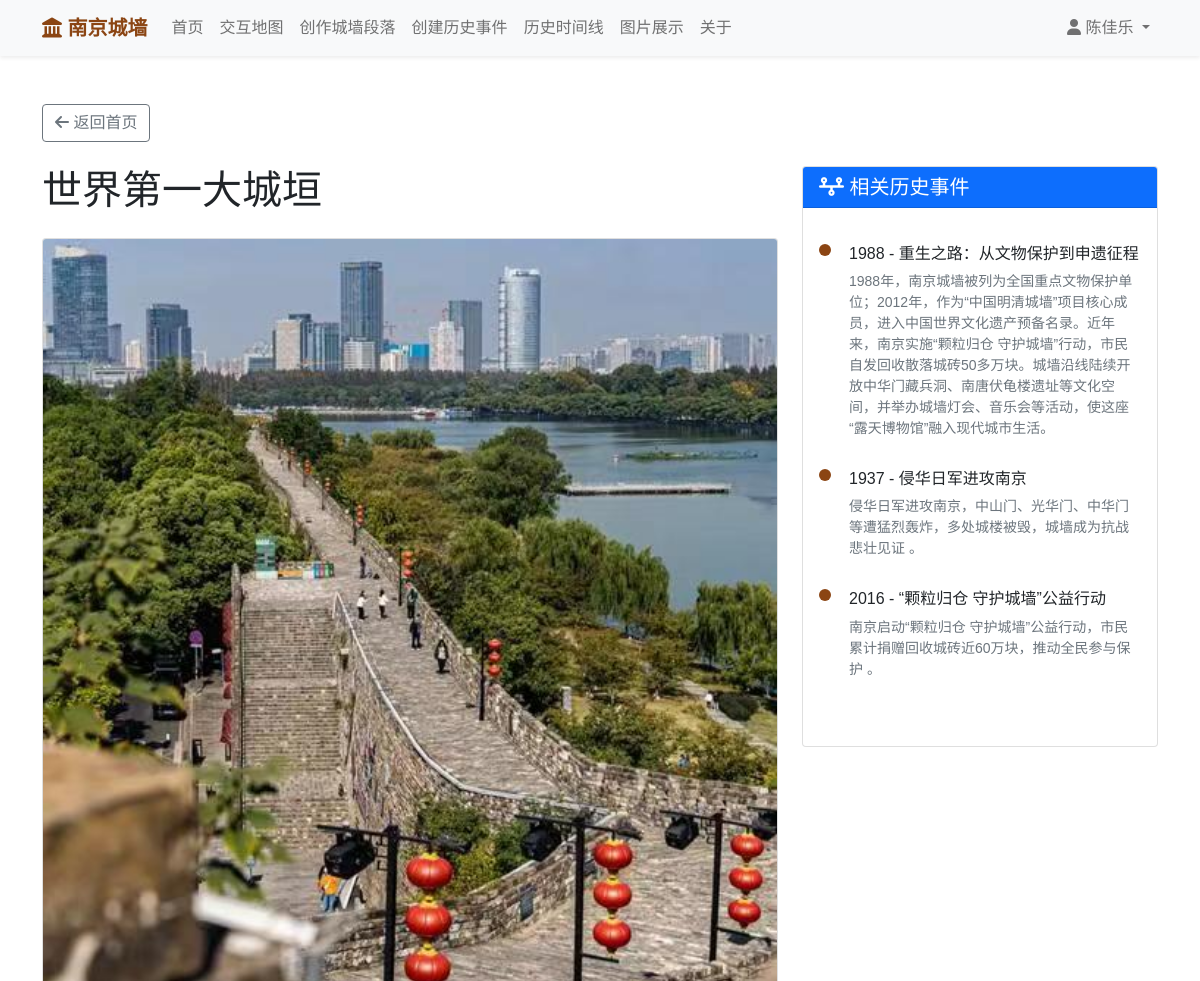
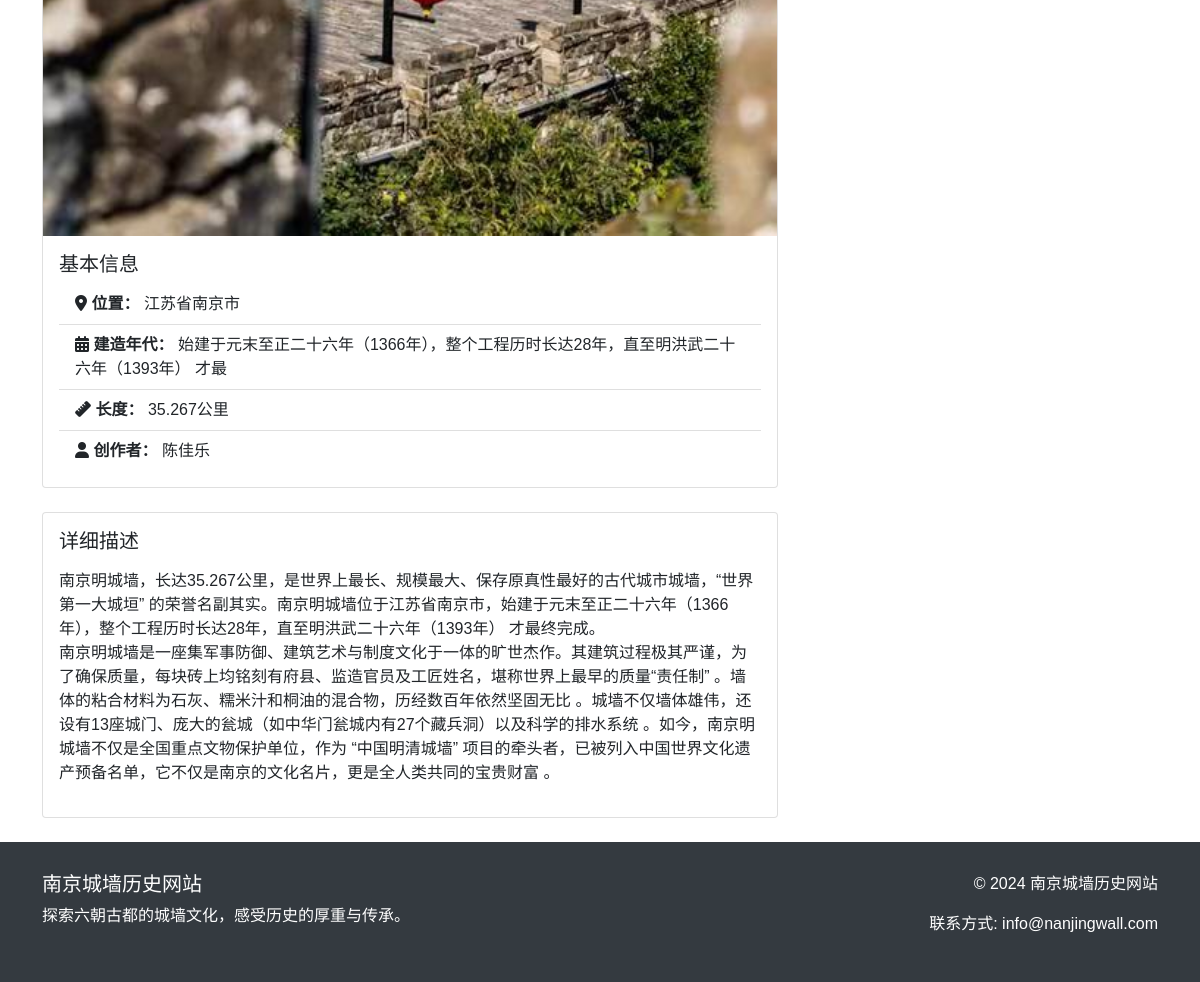
The app's page /section/8/ (signed in) with its own data (2 pictures, top to bottom).
### wall_app/models.py (models this page shows, shortened)
class WallSection(models.Model):
    user = models.ForeignKey(User, on_delete=models.CASCADE, verbose_name="贡献者", null=True, blank=True)
    name = models.CharField(max_length=100, verbose_name="段落名称")
    location = models.CharField(max_length=200, verbose_name="地理位置")
    built_year = models.CharField(max_length=50, verbose_name="建造年代")
    length = models.CharField(max_length=50, verbose_name="长度")
    description = models.TextField(verbose_name="详细描述")
    event = models.TextField(verbose_name="相关历史事件", null=True, blank=True)
    image = models.ImageField(upload_to='static/', verbose_name="图片", blank=True)
    created_at = models.DateTimeField(auto_now_add=True, verbose_name="创建时间")
    objects = models.Manager()  # 默认管理器
    class Meta:
        verbose_name = "城墙段落"
        verbose_name_plural = "城墙段落"

class HistoricalEvent(models.Model):
    title = models.CharField(max_length=200, verbose_name="事件标题")
    year = models.CharField(max_length=20, verbose_name="发生年份")
    description = models.TextField(verbose_name="事件描述")
    wall_section = models.ForeignKey(WallSection, on_delete=models.CASCADE,
                                     related_name='events', verbose_name="相关城墙段落")
    objects = models.Manager()  # 默认管理器
    class Meta:
        verbose_name = "历史事件"
        verbose_name_plural = "历史事件"

### wall_app/views.py (the view)
# urls.py: path('section/<int:section_id>/', views.section_detail, name='section_detail'),
def section_detail(request, section_id):
    section = WallSection.objects.get(id=section_id)
    events = HistoricalEvent.objects.filter(wall_section=section)
    return render(request, 'section_detail.html', {
        'section': section,
        'events': events
    })

### templates/section_detail.html (shortened to what this page needs)
{% extends 'base.html' %}
{% block content %}
<div class="container mt-5">
    <a href="{% url 'home' %}" class="btn btn-outline-secondary mb-4">
        <i class="fas fa-arrow-left"></i> 返回首页
    </a>
    <div class="row">
        <div class="col-md-8">
            <h1 class="mb-4">{{ section.name }}</h1>
            <div class="card mb-4">
                {% if section.image %}
                <img src="{{ section.image.url }}" class="card-img-top" alt="{{ section.name }}">
                {% endif %}
                <div class="card-body">
                    <h5 class="card-title">基本信息</h5>
                    <ul class="list-group list-group-flush">
                        <li class="list-group-item">
                            <strong><i class="fas fa-map-marker-alt"></i> 位置：</strong> {{ section.location }}
                        </li>
                        <li class="list-group-item">
                            <strong><i class="fas fa-calendar-alt"></i> 建造年代：</strong> {{ section.built_year }}
                        </li>
                        <li class="list-group-item">
                            <strong><i class="fas fa-ruler"></i> 长度：</strong> {{ section.length }}
                        </li>
                        <li class="list-group-item">
                            <strong><i class="fas fa-user"></i> 创作者：</strong> {{ section.user }}
                        </li>
                    </ul>
                </div>
            </div>
            <div class="card mb-4">
                <div class="card-body">
                    <h5 class="card-title">详细描述</h5>
                    <p class="card-text">{{ section.description|linebreaks }}</p>
                </div>
            </div>
        </div>
        <div class="col-md-4">
            <div class="card">
                <div class="card-header bg-primary text-white">
                    <h5 class="mb-0"><i class="fas fa-timeline"></i> 相关历史事件</h5>
                </div>
                <div class="card-body">
                    <div class="timeline">
                        {% for event in events %}
                        <div class="timeline-item">
                            <h6>{{ event.year }} - {{ event.title }}</h6>
                            <p class="text-muted small">{{ event.description }}</p>
                        </div>
                        {% empty %}
                        <p class="text-muted">暂无相关历史事件。</p>
                        {% endfor %}
                    </div>
                </div>
            </div>
        </div>
    </div>
</div>
{% endblock %}

### templates/base.html (shortened to what this page needs)
<!DOCTYPE html>
<html lang="zh-CN">
<head>
    <link href="https://cdn.jsdelivr.net/npm/bootstrap@5.1.3/dist/css/bootstrap.min.css" rel="stylesheet">
    <link rel="stylesheet" href="https://cdnjs.cloudflare.com/ajax/libs/font-awesome/6.0.0/css/all.min.css">
</head>
<body>
    <nav class="navbar navbar-expand-lg navbar-light bg-light shadow-sm navbar-fixed-top">
        <div class="container">
            <a class="navbar-brand" href="{% url 'home' %}">
                <i class="fas fa-landmark"></i> 南京城墙
            </a>
            <div class="collapse navbar-collapse" id="navbarNav">
                <ul class="navbar-nav me-auto">
                    {% if user.is_authenticated %}
                    <li class="nav-item">
                        <a class="nav-link" href="{% url 'home' %}">首页</a>
                    </li>
                    <li class="nav-item">
                        <a class="nav-link" href="{% url 'interactive_map' %}">交互地图</a>
                    </li>
                    <li class="nav-item">
                        <a class="nav-link" href="{% url 'create_contribution' %}">创作城墙段落</a>
                    </li>
                    <li class="nav-item">
                        <a class="nav-link" href="{% url 'create_historical_event' %}">创建历史事件</a>
                    </li>
                    <li class="nav-item">
                        <a class="nav-link" href="{% url 'history' %}">历史时间线</a>
                    </li>
                    <li class="nav-item">
                        <a class="nav-link" href="{% url 'picture_gallery' %}">图片展示</a>
                    </li>
                    <li class="nav-item">
                        <a class="nav-link" href="{% url 'about_page' %}">关于</a>
                    </li>
                    {% endif %}
                </ul>
                <ul class="navbar-nav">
                    {% if user.is_authenticated %}
                        <li class="nav-item dropdown">
                            <a class="nav-link dropdown-toggle" href="#" id="userDropdown" role="button" data-bs-toggle="dropdown">
                                <i class="fas fa-user"></i> {{ user.username }}
                            </a>
                        </li>
                    {% endif %}
                </ul>
            </div>
        </div>
    </nav>
    <main>
        {% block content %}{% endblock %}
    </main>
    <footer class="footer">
        <div class="container">
            <div class="row">
                <div class="col-md-6">
                    <h5>南京城墙历史网站</h5>
                    <p>探索六朝古都的城墙文化，感受历史的厚重与传承。</p>
                </div>
                <div class="col-md-6 text-end">
                    <p>© 2024 南京城墙历史网站</p>
                    <p>联系方式: info@nanjingwall.com</p>
                </div>
            </div>
        </div>
    </footer>
</body>
</html>

### templates/base.html (style rules this page uses)
body { font-family: 'Microsoft YaHei', sans-serif; }
.navbar-brand { font-weight: bold; color: #8B4513 !important; }
.footer { background-color: #343a40; color: white; padding: 30px 0; position: relative; bottom: 0; width: 100%; z-index: 3000; }
.timeline { position: relative; padding: 20px 0; }
.timeline-item { margin-bottom: 30px; padding-left: 30px; position: relative; }
.timeline-item:before { content: ''; position: absolute; left: 0; top: 0; width: 12px; height: 12px; background: #8B4513; border-radius: 50%; }
.navbar-fixed-top { position:relative; top: 0; width: 100%; z-index: 1030; }

### records on screen
WallSection: name "世界第一大城垣", image (picture), location "江苏省南京市", built_year "始建于元末至正二十六年（1366年），整个工程历时长达28年，直至明洪武二十六年（1393年） 才最", length "35.267公里", user "陈佳乐", description "南京明城墙，长达35.267公里，是世界上最长、规模最大、保存原真性最好的古代城市城墙，“世界第一大城垣” 的荣誉名副其实。南京明城墙位于江苏省南京市，始建于元末至正二十六年（1366年），整个工程历时长达28年，直至明洪武二十六年（1393年） 才最终完成。 南京明城墙是一座集军事防御、建筑艺术与制度文化于一体的旷世杰作。其建筑过程极其严谨，为了确保质量，每块砖上均铭刻有府县、监造官员及工匠姓名，堪称世界上最早的质量“责任制” 。墙体的粘合材料为石灰、糯米汁和桐油的混合物，历经数百年依然坚固无比 。城墙不仅墙体雄伟，还设有13座城门、庞大的瓮城（如中华门瓮城内有27个藏兵洞）以及科学的排水系统 。如今，南京明城墙不仅是全国重点文物保护单位，作为 “中国明清城墙” 项目的牵头者，已被列入中国世界文化遗产预备名单，它不仅是南京的文化名片，更是全人类共同的宝贵财富 。"
HistoricalEvent: year "1988", title "重生之路：从文物保护到申遗征程", description "1988年，南京城墙被列为全国重点文物保护单位；2012年，作为“中国明清城墙”项目核心成员，进入中国世界文化遗产预备名录。近年来，南京实施“颗粒归仓 守护城墙”行动，市民自发回收散落城砖50多万块。城墙沿线陆续开放中华门藏兵洞、南唐伏龟楼遗址等文化空间，并举办城墙灯会、音乐会等活动，使这座“露天博物馆”融入现代城市生活。"
HistoricalEvent: year "1937", title "侵华日军进攻南京", description "侵华日军进攻南京，中山门、光华门、中华门等遭猛烈轰炸，多处城楼被毁，城墙成为抗战悲壮见证 。"
HistoricalEvent: year "2016", title "“颗粒归仓 守护城墙”公益行动", description "南京启动“颗粒归仓 守护城墙”公益行动，市民累计捐赠回收城砖近60万块，推动全民参与保护 。"

### other values on screen
{{ user.username }} "陈佳乐"
